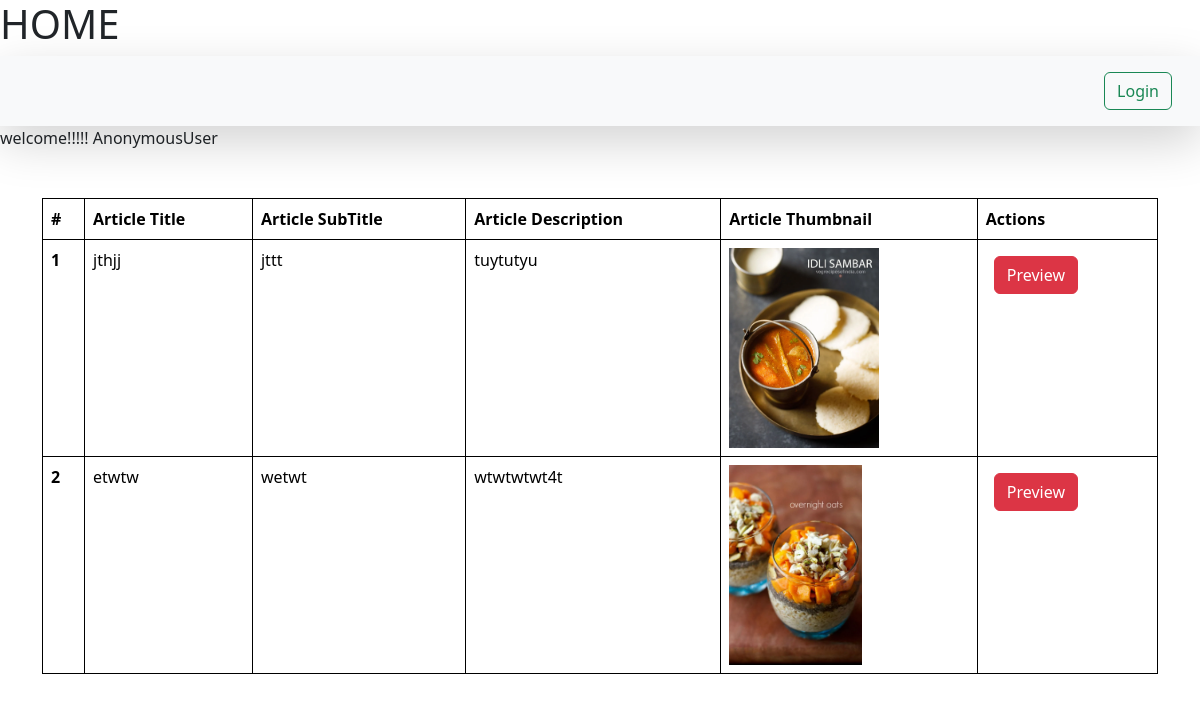
The app's page /publisher-article/, older data.
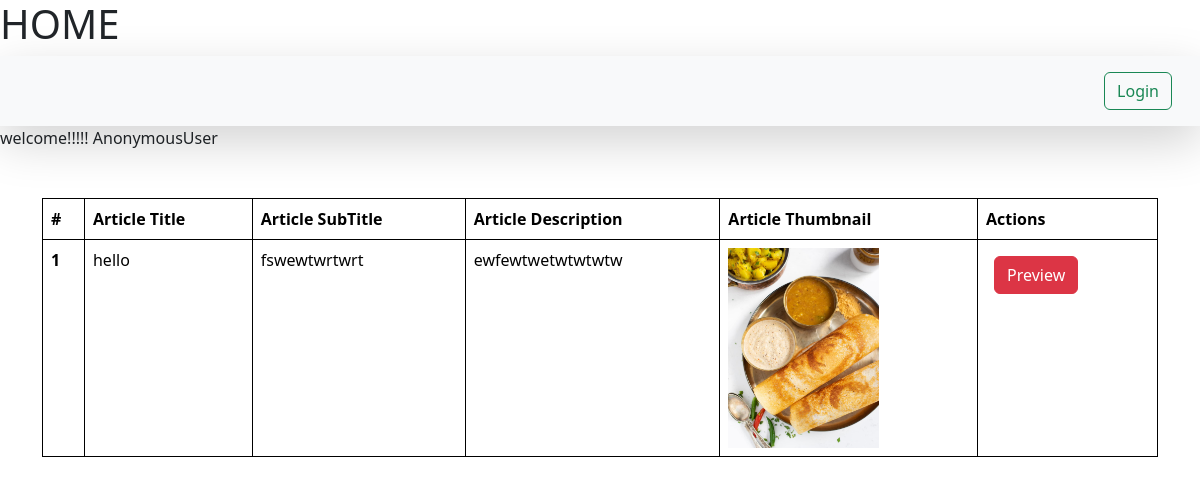
The same page, newer data.
### article/models.py (models this page shows)
class Article(models.Model):
    user = models.ForeignKey(User,on_delete = models.SET_NULL , null = True, blank = True)
    articleTitle = models.CharField(max_length=100)
    articleSubTitle = models.TextField()
    articleThumbnail = models.ImageField(upload_to = "images")
    articleDescription = models.TextField()
    articlestatus =models.CharField(max_length=100,default='draft')
    isreviewd = models.BooleanField(default=False)
    isrejected = models.BooleanField(default=False)
    comments = models.TextField(default='')

### article/views.py (the view)
# urls.py: path('publisher-article/',publisherArticle,name ="publisherArticle"),
def publisherArticle(request):
  queryset = Article.objects.all()
  for q in queryset:
    if q.isreviewd == False:
        context = { 'articles':queryset}
  return render(request, 'publisherindex.html',context)

### article/templates/publisherindex.html (shortened to what this page needs)
{% extends "base.html" %}
{% block start %}
{{request.user}}
<div class="container mt-5">
<table class="table mt-5">
    <thead>
      <tr>
        <th scope="col">#</th>
        <th scope="col">Article Title </th>
        <th scope="col">Article SubTitle</th>
        <th scope="col">Article Description</th>
        <th scope="col">Article Thumbnail </th>
        <th scope="col">Actions</th>
      </tr>
    </thead>
    <tbody>
      {% for article in articles %}
      <tr>
        <th scope="row">{{forloop.counter}}</th>
        <td>{{article.articleTitle}}</td>
        <td>{{article.articleSubTitle|truncatechars:20}}</td>
        <td>{{article.articleDescription|truncatechars:20}}</td>
        <td> <img src="/media/{{article.articleThumbnail}}" style="height:200px"> </td>
        <td>
          <a href="/individual-article/{{article.id}}/" class = "btn btn-danger m-2">Preview</a>
        </td>
      </tr>
      {% endfor %}
    </tbody>
  </table>
</div>
  {% endblock %}

Row changes from the older to the newer data that the page shows:
removed Article: articleTitle "jthjj", articleSubTitle "jttt", articleDescription "tuytutyu", articleThumbnail (picture)
removed Article: articleTitle "etwtw", articleSubTitle "wetwt", articleDescription "wtwtwtwt4t", articleThumbnail (picture)
added Article: articleTitle "hello", articleSubTitle "fswewtwrtwrt", articleDescription "ewfewtwetwtwtwtw", articleThumbnail (picture)
